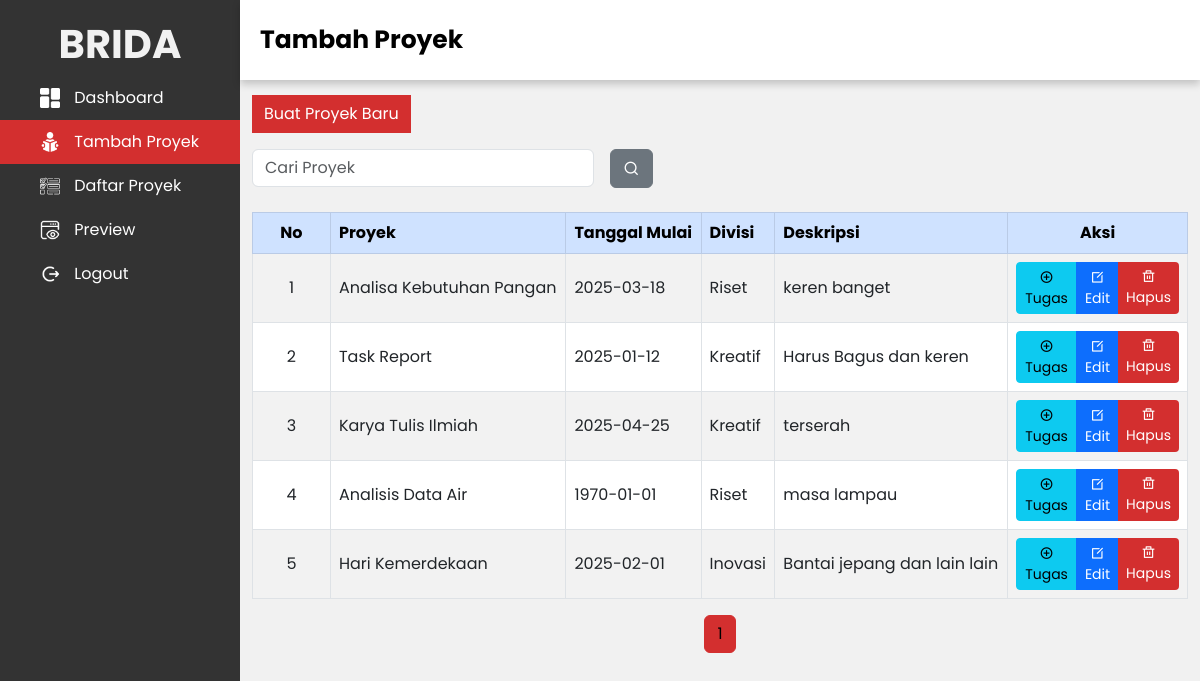
The page /admin/proyek.php on the database its author committed.
### tables this page shows
CREATE TABLE `proyek` (
  `id` int(11) NOT NULL,
  `nama` varchar(100) NOT NULL,
  `tanggal_mulai` varchar(50) NOT NULL,
  `divisi` varchar(100) NOT NULL,
  `deskripsi` varchar(255) DEFAULT NULL
);

### admin/proyek.php (the view, shortened to what this page needs)
<?php
include '../koneksi.php';
$katakunci = (isset($_GET['katakunci'])) ? $_GET['katakunci'] : "";
?>
<!DOCTYPE html>
<html lang="id">
<head>
   <link href="https://cdn.jsdelivr.net/npm/bootstrap@5.3.0-alpha1/dist/css/bootstrap.min.css" rel="stylesheet">
   <link href="https://cdn.jsdelivr.net/npm/remixicon@4.3.0/fonts/remixicon.css" rel="stylesheet" />
</head>
<body>
<div class="side-menu">
        <div class="brand-name">
            <h1>BRIDA</h1>
        </div>
        <ul>
            <li> <a href="dashboard_admin.php" ><img src="../image/dashboard (2).png">&nbsp;<span>Dashboard</span></a></li>
            <li> <a href="proyek.php" class="active"> <img src="../image/reading-book (1).png" alt="">&nbsp;<span>Tambah Proyek</span></a></li>
            <li> <a href="daftar_proyek.php"> <img src="../image/planning.png" alt="">&nbsp;<span>Daftar Proyek</span></a></li>
            <li> <a href="preview.php"> <img src="../image/website(1).png" alt="">&nbsp;<span>Preview</span></a></li>
            <li> <a href="../logout.php"><img src="../image/out.png" alt="">&nbsp;<span>Logout</span></a></li>
        </ul>
    </div>
   <div class="container">
       <div class="header">
           <div class="nav">
               <div class="content">
                   <a class="navbar-brand bordered-title" href="#">Tambah Proyek</a>
               </div>
           </div>
       </div>
       <div class="content" style="margin-top: 10vh;">
           <div class="mb-3">
                <a href="tambah_proyek.php" class="btn-proyek">Buat Proyek Baru</a>
            </div>
           <form class="row g-3 mb-4" method="get">
               <div class="col-auto">
                   <input type="text" class="form-control" placeholder="Cari Proyek" name="katakunci" value="<?php echo htmlspecialchars($katakunci); ?>">
               </div>
               <div class="col-auto">
                   <button type="submit" class="btn btn-secondary"><i class="ri-search-line"></i></button>
               </div>
           </form>
           <table class="table table-striped table-bordered">
               <thead class="table-primary">
                   <tr>
                       <th class="text-center col-1">No</th>
                       <th>Proyek</th>
                       <th>Tanggal Mulai</th>
                       <th>Divisi</th>
                       <th>Deskripsi</th>
                       <th class="text-center col-2">Aksi</th>
                   </tr>
               </thead>
               <tbody>
                   <?php
                   $sqltambahan = "";
                   $per_halaman = 5;
                   $sql1 = "SELECT * FROM proyek $sqltambahan";
                   $page = isset($_GET['page']) ? (int)$_GET['page'] : 1;
                   $mulai = ($page > 1) ? ($page * $per_halaman) - $per_halaman : 0;
                   $q1 = mysqli_query($conn, $sql1);
                   $total = mysqli_num_rows($q1);
                   $pages = ceil($total / $per_halaman);
                   $nomor = $mulai + 1;
                   $sql1 .= " ORDER BY id DESC LIMIT $mulai, $per_halaman";
                   $q1 = mysqli_query($conn, $sql1);
                   if ($q1 && mysqli_num_rows($q1) > 0) {
                       while ($r1 = mysqli_fetch_assoc($q1)) {
                           ?>
                           <tr>
                               <td class="text-center"><?php echo $nomor++; ?></td>
                               <td><?php echo htmlspecialchars($r1['nama']); ?></td>
                               <td><?php echo htmlspecialchars($r1['tanggal_mulai']); ?></td>
                               <td><?php echo htmlspecialchars($r1['divisi']); ?></td>
                               <td><?php echo htmlspecialchars($r1['deskripsi']); ?></td>
                               <td class="text-center">
                                   <div class="btn-group" role="group" aria-label="Aksi">
                                       <a href="add_tugas.php?id=<?php echo $r1['id']; ?>&divisi=<?php echo urlencode($r1['divisi']); ?>" class="btn btn-info btn-sm" title="Tambah Tugas">
                                           <i class="ri-add-circle-line"></i> Tugas
                                       </a>
                                       <a href="edit_proyek.php?id=<?php echo $r1['id']; ?>" class="btn btn-primary btn-sm" title="Edit Proyek">
                                           <i class="ri-edit-box-line"></i> Edit
                                       </a>
                                       <a href="proyek.php?op=delete&id=<?php echo $r1['id']; ?>" class="btn btn-danger btn-sm" title="Hapus Proyek" onclick="return confirm('Apakah Anda yakin untuk menghapus data ini?')">
                                           <i class="ri-delete-bin-line"></i> Hapus
                                       </a>
                                   </div>
                               </td>
                           </tr>
                           <?php
                       }
                   } else {
                       echo '<tr><td colspan="6" class="text-center">Tidak ada data ditemukan.</td></tr>';
                   }
                   ?>
               </tbody>
           </table>
           <nav aria-label="Page navigation">
               <ul class="pagination justify-content-center">
                   <?php for ($i = 1; $i <= $pages; $i++): ?>
                       <li class="page-item <?php echo ($i == $page) ? 'active' : ''; ?>">
                           <a class="page-link" href="proyek.php?katakunci=<?php echo urlencode($katakunci); ?>&page=<?php echo $i; ?>"><?php echo $i; ?></a>
                       </li>
                   <?php endfor; ?>
               </ul>
           </nav>
       </div>
   </div>
</body>
</html>

### admin/proyek.php (style rules this page uses)
* { margin: 0; padding: 0; box-sizing: border-box; font-family: 'Poppins', sans-serif; }
body { min-height: 100vh; background-color: #f8f9fa; }
a { text-decoration: none; }
li { list-style: none; }
h1 { color: #f1f1f1; font-weight: bold; }
.btn-proyek { background-color: #d32f2f; color: white; padding: 5px 10px; text-align: center; display: inline-block; text-decoration: none; border: 2px solid transparent; margin-top: 15px; }
table { padding: 10px; }
th, td { text-align: left; padding: 8px; }
.side-menu { position: fixed; background: #333; width: 20vw; min-height: 100vh; display: flex; flex-direction: column; padding-top: 20px; }
.side-menu ul { padding: 0; }
.side-menu li { width: 100%; }
.side-menu .brand-name { text-align: center; color: white; font-size: 24px; font-weight: bold; }
.side-menu li a { font-size: 16px; padding: 10px 40px; color: white; display: flex; align-items: center; }
.side-menu li a img { width: 20px; margin-right: 10px; }
.side-menu li a.active { background: #d32f2f; }
.container { position: absolute; right: 0; width: 80vw; height: 100vh; background: #f1f1f1; }
.header { position: fixed; top: 0; right: 0; width: 80vw; height: 10vh; background: white; display: flex; align-items: center; justify-content: space-between; padding: 0 20px; box-shadow: 0 4px 8px rgba(0, 0, 0, 0.2); z-index: 2; }
.header .nav { width: 90%; display: flex; align-items: center; }
.header .nav .content { flex: 1; }
.bordered-title { font-size: 25px; color: #000; text-decoration: none; font-weight: bold; }
.btn-danger { background-color: #d32f2f; border: none; transition: background-color 0.3s; }
.table th, .table td { vertical-align: middle; }
.pagination .page-item.active .page-link { background-color: #d32f2f; border-color: #d32f2f; }
.pagination .page-link { color: #000; }

### rows shown on the page
proyek: nama "Analisa Kebutuhan Pangan", tanggal_mulai "2025-03-18", divisi "Riset", deskripsi "keren banget"
proyek: nama "Task Report", tanggal_mulai "2025-01-12", divisi "Kreatif", deskripsi "Harus Bagus dan keren"
proyek: nama "Karya Tulis Ilmiah", tanggal_mulai "2025-04-25", divisi "Kreatif", deskripsi "terserah"
proyek: nama "Analisis Data Air", tanggal_mulai "1970-01-01", divisi "Riset", deskripsi "masa lampau"
proyek: nama "Hari Kemerdekaan", tanggal_mulai "2025-02-01", divisi "Inovasi", deskripsi "Bantai jepang dan lain lain"
